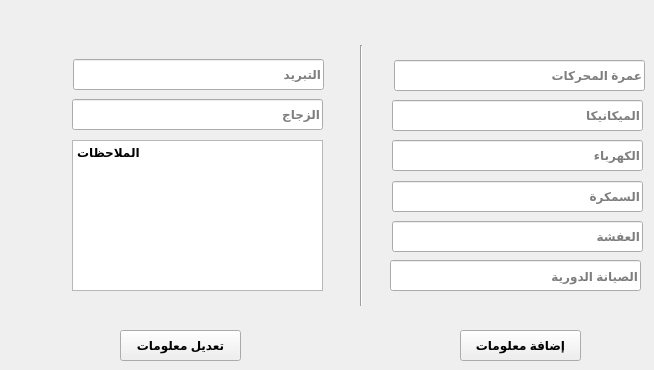
    <widget class="QWidget" name="tab_3">
     <attribute name="title">
      <string>الصيانة</string>
     </attribute>
     <widget class="QLineEdit" name="lineEdit_8">
      <property name="geometry">
       <rect>
        <x>392</x>
        <y>221</y>
        <width>251</width>
        <height>31</height>
       </rect>
      </property>
      <property name="font">
       <font>
        <weight>75</weight>
        <bold>true</bold>
       </font>
      </property>
      <property name="placeholderText">
       <string>العفشة</string>
      </property>
     </widget>
     <widget class="QLineEdit" name="lineEdit_17">
      <property name="geometry">
       <rect>
        <x>394</x>
        <y>60</y>
        <width>251</width>
        <height>31</height>
       </rect>
      </property>
      <property name="font">
       <font>
        <weight>75</weight>
        <bold>true</bold>
       </font>
      </property>
      <property name="layoutDirection">
       <enum>Qt::RightToLeft</enum>
      </property>
      <property name="placeholderText">
       <string>عمرة المحركات</string>
      </property>
     </widget>
     <widget class="QLineEdit" name="lineEdit_18">
      <property name="geometry">
       <rect>
        <x>390</x>
        <y>260</y>
        <width>251</width>
        <height>31</height>
       </rect>
      </property>
      <property name="font">
       <font>
        <weight>75</weight>
        <bold>true</bold>
       </font>
      </property>
      <property name="placeholderText">
       <string>الصيانة الدورية</string>
      </property>
     </widget>
     <widget class="QLineEdit" name="lineEdit_19">
      <property name="geometry">
       <rect>
        <x>392</x>
        <y>181</y>
        <width>251</width>
        <height>31</height>
       </rect>
      </property>
      <property name="font">
       <font>
        <weight>75</weight>
        <bold>true</bold>
       </font>
      </property>
      <property name="placeholderText">
       <string>السمكرة</string>
      </property>
     </widget>
     <widget class="QLineEdit" name="lineEdit_20">
      <property name="geometry">
       <rect>
        <x>392</x>
        <y>140</y>
        <width>251</width>
        <height>31</height>
       </rect>
      </property>
      <property name="font">
       <font>
        <weight>75</weight>
        <bold>true</bold>
       </font>
      </property>
      <property name="placeholderText">
       <string>الكهرباء</string>
      </property>
     </widget>
     <widget class="QLineEdit" name="lineEdit_22">
      <property name="geometry">
       <rect>
        <x>73</x>
        <y>59</y>
        <width>251</width>
        <height>31</height>
       </rect>
      </property>
      <property name="font">
       <font>
        <weight>75</weight>
        <bold>true</bold>
       </font>
      </property>
      <property name="placeholderText">
       <string>التبريد</string>
      </property>
     </widget>
     <widget class="QLineEdit" name="lineEdit_23">
      <property name="geometry">
       <rect>
        <x>392</x>
        <y>100</y>
        <width>251</width>
        <height>31</height>
       </rect>
      </property>
      <property name="font">
       <font>
        <weight>75</weight>
        <bold>true</bold>
       </font>
      </property>
      <property name="placeholderText">
       <string>الميكانيكا</string>
      </property>
     </widget>
     <widget class="QLineEdit" name="lineEdit_25">
      <property name="geometry">
       <rect>
        <x>72</x>
        <y>99</y>
        <width>251</width>
        <height>31</height>
       </rect>
      </property>
      <property name="font">
       <font>
        <weight>75</weight>
        <bold>true</bold>
       </font>
      </property>
      <property name="placeholderText">
       <string>الزجاج</string>
      </property>
     </widget>
     <widget class="QPlainTextEdit" name="plainTextEdit">
      <property name="geometry">
       <rect>
        <x>72</x>
        <y>140</y>
        <width>251</width>
        <height>151</height>
       </rect>
      </property>
      <property name="font">
       <font>
        <weight>75</weight>
        <bold>true</bold>
       </font>
      </property>
      <property name="plainText">
       <string>الملاحظات</string>
      </property>
     </widget>
     <widget class="QPushButton" name="btn_Update_Maintenance_Info">
      <property name="geometry">
       <rect>
        <x>120</x>
        <y>330</y>
        <width>121</width>
        <height>31</height>
       </rect>
      </property>
      <property name="font">
       <font>
        <weight>75</weight>
        <bold>true</bold>
       </font>
      </property>
      <property name="text">
       <string>تعديل معلومات</string>
      </property>
     </widget>
     <widget class="QPushButton" name="btn_Add_Maintenance_Info">
      <property name="geometry">
       <rect>
        <x>460</x>
        <y>330</y>
        <width>121</width>
        <height>31</height>
       </rect>
      </property>
      <property name="font">
       <font>
        <weight>75</weight>
        <bold>true</bold>
       </font>
      </property>
      <property name="text">
       <string>إضافة معلومات</string>
      </property>
     </widget>
     <widget class="Line" name="line_2">
      <property name="geometry">
       <rect>
        <x>351</x>
        <y>45</y>
        <width>20</width>
        <height>261</height>
       </rect>
      </property>
      <property name="orientation">
       <enum>Qt::Vertical</enum>
      </property>
     </widget>
    </widget>
